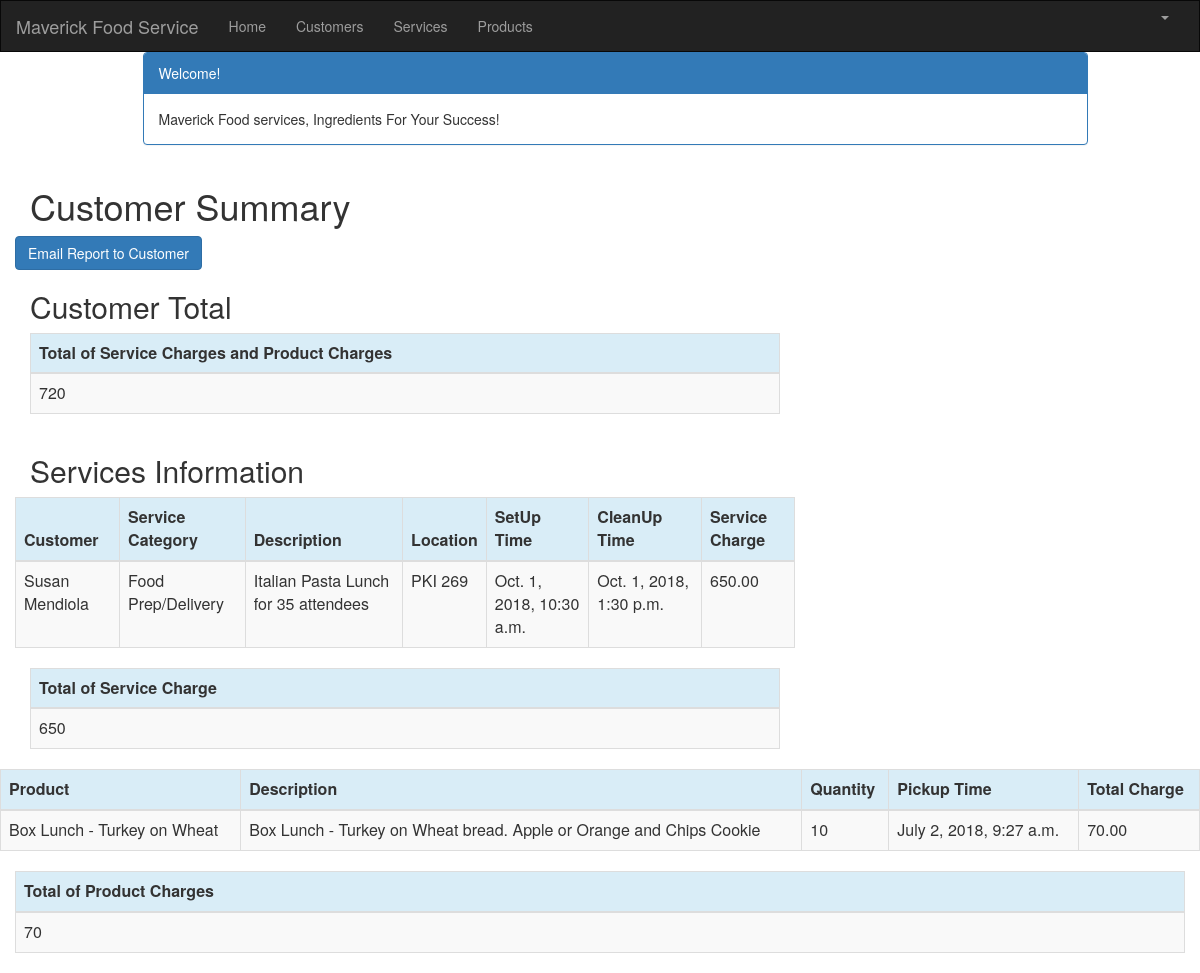
Page /customer/2/summary/ (signed in) on the committed database.
### crm/models.py (models this page shows, shortened)
class Service(models.Model):
    cust_name = models.ForeignKey(Customer, on_delete=models.CASCADE, related_name='services')
    service_category = models.CharField(max_length=100)
    description = models.TextField()
    location = models.CharField(max_length=200)
    setup_time = models.DateTimeField(
        default=timezone.now)
    cleanup_time = models.DateTimeField(
        default=timezone.now)
    service_charge = models.DecimalField(max_digits=10, decimal_places=2)
    created_date = models.DateTimeField(
        default=timezone.now)
    updated_date = models.DateTimeField(auto_now_add=True)

class Customer(models.Model):
    cust_name = models.CharField(max_length=50)
    organization = models.CharField(max_length=100, blank=True)
    role = models.CharField(max_length=100)
    email = models.EmailField(max_length=100)
    bldgroom = models.CharField(max_length=100)
    address = models.CharField(max_length=200)
    account_number = models.IntegerField(blank=False, null=False)
    city = models.CharField(max_length=50)
    state = models.CharField(max_length=50)
    zipcode = models.CharField(max_length=10)
    phone_number = models.CharField(max_length=50)
    created_date = models.DateTimeField(
        default=timezone.now)
    updated_date = models.DateTimeField(auto_now_add=True)
    def __str__(self):
        return str(self.cust_name)

class Product(models.Model):
    cust_name = models.ForeignKey(Customer, on_delete=models.CASCADE, related_name='products')
    product = models.CharField(max_length=100)
    p_description = models.TextField()
    quantity = models.IntegerField()
    pickup_time = models.DateTimeField(
        default=timezone.now)
    charge = models.DecimalField(max_digits=10, decimal_places=2)
    created_date = models.DateTimeField(
        default=timezone.now)
    updated_date = models.DateTimeField(auto_now_add=True)

### crm/views.py (the view)
# urls.py: path('customer/<int:pk>/summary/', views.summary, name='summary'),
@login_required
def summary(request, pk):
    customer = get_object_or_404(Customer, pk=pk)
    customers = Customer.objects.filter(created_date__lte=timezone.now())
    services = Service.objects.filter(cust_name=pk)
    products = Product.objects.filter(cust_name=pk)
    sum_service_charge = Service.objects.filter(cust_name=pk).aggregate(Sum('service_charge'))
    sum_product_charge = Product.objects.filter(cust_name=pk).aggregate(Sum('charge'))
    return render(request, 'crm/summary.html', {'customer': customer,
                                                    'products': products,
                                                    'services': services,
                                                    'sum_service_charge': sum_service_charge,
                                                    'sum_product_charge': sum_product_charge,
                                                    'email_sent': 'false'})

### crm/templates/crm/summary.html (shortened to what this page needs)
{% extends 'crm/base.html' %}
{% block content %}
{% load mathfilters %}
{% load humanize %}
<div class="container">
    <div class="row">
        <div class="col-md-10 col-md-offset-1">
            <div class="panel panel-primary">
                <div class="panel-heading">Welcome!</div>
                <div class="panel-body">
                    Maverick Food services, Ingredients For Your Success!
                </div>
            </div>
        </div>
    </div>
</div>
<div class="container">
    <div class="row">
        <div class="col-md-10 col-md-offset-1">
        </div>
    </div>
</div>
<div class="row">
    <h1 style="padding-left: 15Px">Customer Summary</h1>
</div>
<div class="row">
            <a href="{% url 'crm:download_summary_pdf' pk=customer.pk %}" class="row"><span
                    class="btn btn-primary">Email Report to Customer</span></a>
</div>
    <div class="row">
        <h2 style="padding-left: 15Px">Customer Total</h2>
    </div>
    <div>
        <table class="table table-striped table-bordered table-hover">
            <thead>
            <tr class="bg-info">
                <th>Total of Service Charges and Product Charges</th>
            </tr>
            </thead>
            <tbody>
                <tr>
                    <td>{{ sum_product_charge.charge__sum|addition:sum_service_charge.service_charge__sum|intcomma }}</td>
                </tr>
            </tbody>
        </table>
    </div>
    <div class="row">
        <h2 style="padding-left: 15Px">Services Information</h2>
    </div>
    <div class="row">
        <table class="table table-striped table-bordered table-hover">
            <thead>
            <tr class="bg-info">
                <th>Customer</th>
                <th>Service Category</th>
                <th>Description</th>
                <th>Location</th>
                <th>SetUp Time</th>
                <th>CleanUp Time</th>
                <th>Service Charge</th>
            </tr>
            </thead>
            <tbody>
            {% for service in services %}
                <tr>
                    <td>{{ service.cust_name }}</td>
                    <td>{{ service.service_category }}</td>
                    <td>{{ service.description }}</td>
                    <td>{{ service.location }}</td>
                    <td>{{ service.setup_time }}</td>
                    <td>{{ service.cleanup_time}}</td>
                    <td>{{ service.service_charge|intcomma }}</td>
                </tr>
            {% endfor %}
            </tbody>
        </table>
    </div>
        <table class="table table-striped table-bordered table-hover">
        <thead>
            <tr class="bg-info">
                <th>Total of Service Charge</th>
            </tr>
        </thead>
        <tbody>
            <tr>
                <td>{{ sum_service_charge.service_charge__sum|intcomma }}</td>
            </tr>
        </tbody>
    </table>
</div>
    <div class="row">
        <h2 style="padding-left: 15Px">Product Information</h2>
    </div>
    <div class="row">
        <table class="table table-striped table-bordered table-hover">
            <thead>
            <tr class="bg-info">
                <th>Product</th>
                <th>Description</th>
                <th>Quantity</th>
                <th>Pickup Time</th>
                <th>Total Charge</th>
            </tr>
            </thead>
            <tbody>
            {% for product in products %}
                <tr>
                    <td>{{ product.product }}</td>
                    <td>{{ product.p_description }}</td>
                    <td>{{ product.quantity|intcomma }}</td>
                    <td>{{ product.pickup_time }}</td>
                    <td>{{ product.charge|intcomma }}</td>
                </tr>
            {% endfor %}
            </tbody>
        </table>
    </div>
        <table class="table table-striped table-bordered table-hover">
        <thead>
            <tr class="bg-info">
                <th>Total of Product Charges</th>
            </tr>
        </thead>
        <tbody>
            <tr>
                <td>{{ sum_product_charge.charge__sum|intcomma }}</td>
            </tr>
        </tbody>
    </table>
</div>
{% endblock %}

### rows in the picture
Service: cust_name "Susan Mendiola", service_category "Food Prep/Delivery", description "Italian Pasta Lunch for 35 attendees", location "PKI 269", setup_time "Oct. 1, 2018, 10:30 a.m.", cleanup_time "Oct. 1, 2018, 1:30 p.m.", service_charge "650.00"
Product: product "Box Lunch - Turkey on Wheat", p_description "Box Lunch - Turkey on Wheat bread. Apple or Orange and Chips Cookie", quantity "10", pickup_time "July 2, 2018, 9:27 a.m.", charge "70.00"

### other values in the picture
{{ sum_service_charge.service_charge__sum|intcomma }} "650"
{{ sum_product_charge.charge__sum|intcomma }} "70"
